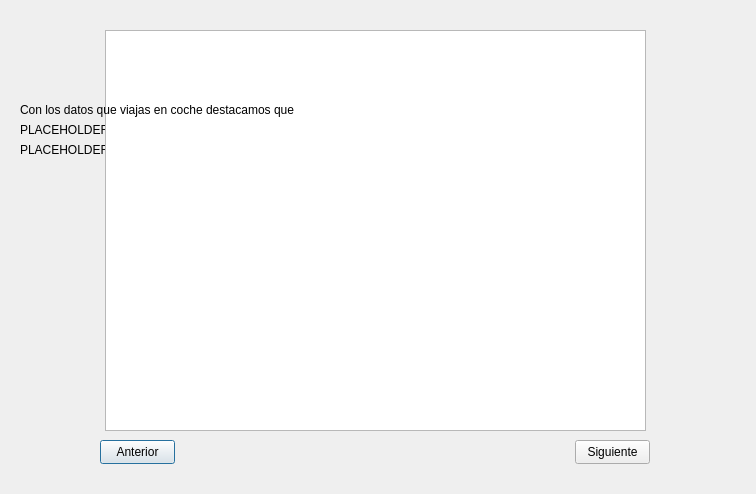
<?xml version="1.0" encoding="UTF-8"?>
<ui version="4.0">
 <class>demostra</class>
 <widget class="QDialog" name="demostra">
  <property name="geometry">
   <rect>
    <x>0</x>
    <y>0</y>
    <width>756</width>
    <height>494</height>
   </rect>
  </property>
  <property name="windowTitle">
   <string>Mostrar datos</string>
  </property>
  <widget class="QLabel" name="label_2">
   <property name="geometry">
    <rect>
     <x>20</x>
     <y>120</y>
     <width>731</width>
     <height>20</height>
    </rect>
   </property>
   <property name="text">
    <string>PLACEHOLDER</string>
   </property>
  </widget>
  <widget class="QLabel" name="label_4">
   <property name="geometry">
    <rect>
     <x>225</x>
     <y>140</y>
     <width>300</width>
     <height>300</height>
    </rect>
   </property>
   <property name="text">
    <string/>
   </property>
  </widget>
  <widget class="QLabel" name="label_5">
   <property name="geometry">
    <rect>
     <x>225</x>
     <y>120</y>
     <width>541</width>
     <height>20</height>
    </rect>
   </property>
   <property name="text">
    <string/>
   </property>
  </widget>
  <widget class="QPushButton" name="pushButton">
   <property name="geometry">
    <rect>
     <x>100</x>
     <y>440</y>
     <width>75</width>
     <height>24</height>
    </rect>
   </property>
   <property name="text">
    <string>Anterior</string>
   </property>
  </widget>
  <widget class="QLabel" name="label_3">
   <property name="geometry">
    <rect>
     <x>20</x>
     <y>140</y>
     <width>711</width>
     <height>20</height>
    </rect>
   </property>
   <property name="text">
    <string>PLACEHOLDER</string>
   </property>
  </widget>
  <widget class="QPushButton" name="pushButton_2">
   <property name="geometry">
    <rect>
     <x>575</x>
     <y>440</y>
     <width>75</width>
     <height>24</height>
    </rect>
   </property>
   <property name="text">
    <string>Siguiente</string>
   </property>
  </widget>
  <widget class="QTableView" name="tableView">
   <property name="geometry">
    <rect>
     <x>105</x>
     <y>30</y>
     <width>541</width>
     <height>401</height>
    </rect>
   </property>
  </widget>
  <widget class="QLabel" name="label_6">
   <property name="geometry">
    <rect>
     <x>25</x>
     <y>120</y>
     <width>201</width>
     <height>20</height>
    </rect>
   </property>
   <property name="text">
    <string/>
   </property>
  </widget>
  <widget class="QLabel" name="label">
   <property name="geometry">
    <rect>
     <x>20</x>
     <y>100</y>
     <width>711</width>
     <height>20</height>
    </rect>
   </property>
   <property name="text">
    <string>Con los datos que viajas en coche destacamos que</string>
   </property>
  </widget>
 </widget>
 <resources/>
 <connections/>
</ui>
